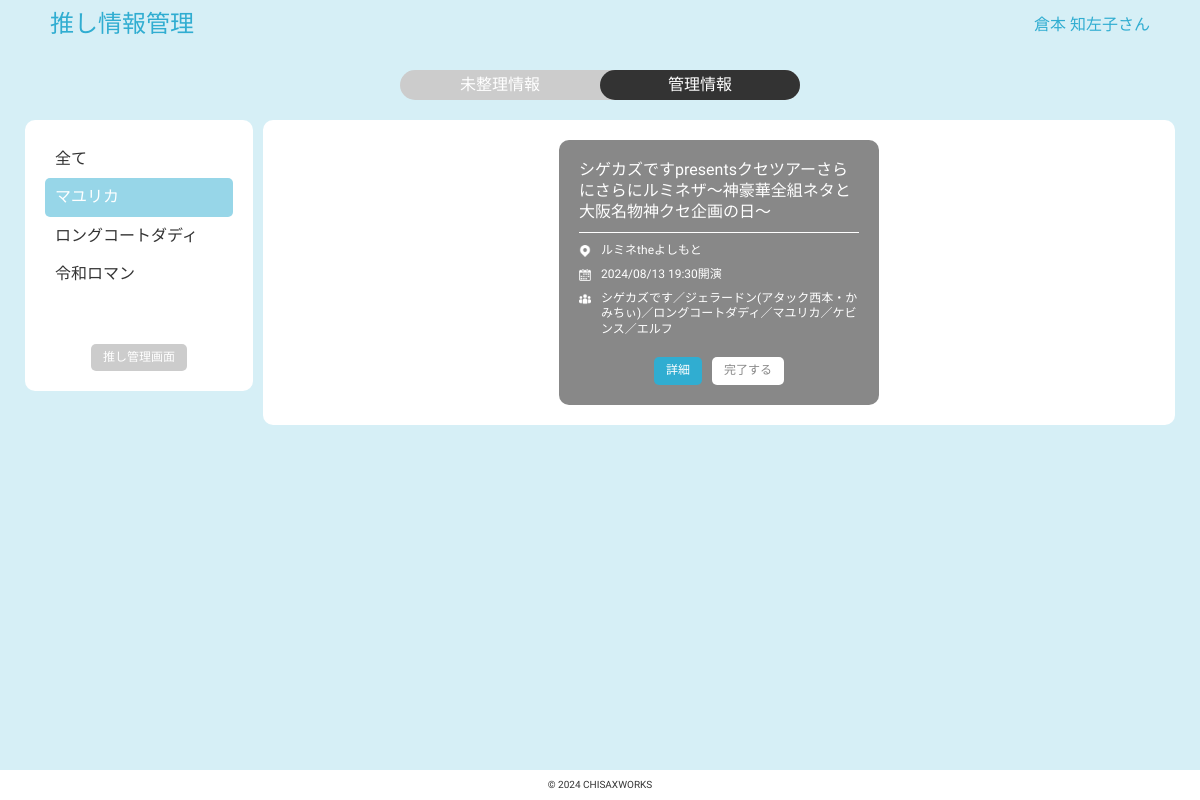
Page /main_mg.php?entid=2 (signed in) on the committed database.
### tables this page shows
CREATE TABLE `favorite` (
  `ent_id` int(12) NOT NULL,
  `ent_name` varchar(255) NOT NULL,
  `ent_type` varchar(30) NOT NULL,
  `user_id` int(12) NOT NULL,
  `createdDate` datetime NOT NULL,
  `modifiedDate` datetime NOT NULL
);

CREATE TABLE `event` (
  `event_id` int(12) NOT NULL,
  `event_name` varchar(255) NOT NULL,
  `venue_id` int(12) NOT NULL,
  `event_startDate` date NOT NULL,
  `event_startTime` time NOT NULL,
  `event_openTime` time NOT NULL,
  `event_members` varchar(500) NOT NULL,
  `event_source` varchar(30) NOT NULL,
  `isActive` int(1) NOT NULL DEFAULT '1',
  `createdDate` datetime NOT NULL,
  `modifiedDate` datetime NOT NULL
);

CREATE TABLE `venue` (
  `venue_id` int(12) NOT NULL,
  `venue_name` varchar(255) NOT NULL,
  `venue_pref` varchar(4) NOT NULL,
  `createdDate` datetime NOT NULL,
  `modifiedDate` datetime NOT NULL
);

### main_mg.php (called while the page is built, shortened)
<?php
require_once('funcs.php');
?>
<?php include("head.php");?>
<?php include("managed.php");?>

### funcs.php (called while the page is built, shortened)
<?php
function h($str){
    return htmlspecialchars($str, ENT_QUOTES, 'UTF-8');
}
?>

### managed.php (the view, shortened to what this page needs)
<?php
$pdo = db_conn();
$ent_id = $_GET['entid'];
$userid = $_SESSION["userid"];
$stmt1 = $pdo->prepare("SELECT ent_id, ent_name FROM favorite WHERE user_id = $userid");
$status1 = $stmt1->execute();
if ($status1==false) {
    sql_error($stmt1);
}else{
    while( $f_result = $stmt1->fetch(PDO::FETCH_ASSOC)){
        if($f_result['ent_id'] == $ent_id){
            $favli .= '<a class="favli_link active_fav" href="main_mg.php?entid=' . h($f_result['ent_id']) . '"><li>' . h($f_result['ent_name']) . '</li></a>';
        }else{
            $favli .= '<a class="favli_link" href="main_mg.php?entid=' . h($f_result['ent_id']) . '"><li>' . h($f_result['ent_name']) . '</li></a>';
        }
    }
    if($ent_id == 0){
        $favall = '<a class="favli_link active_fav" href="main_mg.php"><li>全て</li></a>';
        $ed_close = '<a href="main_mg.php" class="ed_close_btn">×</a>';
    }else{
        $favall = '<a class="favli_link" href="main_mg.php"><li>全て</li></a>';
    }
}
$stmt2 = $pdo->prepare("SELECT ent_name FROM favorite WHERE ent_id = :ent_id");
$stmt2->bindValue(':ent_id', $ent_id, PDO::PARAM_INT);
$status2 = $stmt2->execute();
if($status2 === false){
    sql_error($stmt2);
} else {
    $m_val = $stmt2->fetch();
}
$ent_name = '%'. h($m_val['ent_name']) .'%';
$stmt3 = $pdo->prepare("SELECT em_id, event.event_id as event_id, event_name, DATE_FORMAT(event_startDate, '%Y/%m/%d') as event_startDate,
                            DATE_FORMAT(event_startTime, '%H:%i') as event_startTime,
                            DATE_FORMAT(event_openTime,'%H:%i') as event_openTime, event_members, venue_name, venue_pref
                        FROM event
                        JOIN venue on event.venue_id = venue.venue_id
                        JOIN event_mg_tbl ON event.event_id = event_mg_tbl.event_id
                        WHERE event_members LIKE :ent_name AND undermg_flg = 1 AND user_id = $userid AND event_startDate >= CURDATE()
                        ORDER BY event_startDate");
$stmt3->bindValue(':ent_name', $ent_name, PDO::PARAM_STR);
$status3 = $stmt3->execute();
$item="";
if ($status3==false) {
    sql_error($stmt3);
}else{
    while( $m_result = $stmt3->fetch(PDO::FETCH_ASSOC)){
        $item .= '<div class="item">';
        $item .= '<div class="item_sub"><p class="ename">' . h($m_result['event_name']) . '</p>';
        $item .= '<p><img src="img/venue.png" alt="会場">' . h($m_result['venue_name']) . '</p>';
        $item .= '<p><img src="img/date.png" alt="公演日時">' . h($m_result['event_startDate']) .' '. h($m_result['event_startTime']) . '開演</p>';
        $item .= '<p><img src="img/entertainer.png" alt="出演者">' . h($m_result['event_members']) . '</p></div>';
        if($ent_id){
            $item .= '<div class="mg_btn_wrap"><a class="mgact_btn ed_btn" href="main_mg.php?edid=' . h($m_result['event_id']) . '&entid=' . $ent_id . '">詳細</a>';
        }else{
            $item .= '<div class="mg_btn_wrap"><a class="mgact_btn ed_btn" href="main_mg.php?edid=' . h($m_result['event_id']) . '">詳細</a>';
        }
        $item .= '<a class="mgact_btn exit_mg" href="exit_mg.php?id=' . h($m_result['em_id']) . '">完了する</a></div></div>';
    }
}
?>
<div class="tab_wrap">
    <a href="main_un.php" class="tab_item">未整理情報</a>
    <a href="main_mg.php" class="tab_item active_tab">管理情報</a>
</div>
<div class="main_area">
    <div class="filter_area">
        <ul class="filter_favlist">
            <?= $favall ?>
            <?= $favli ?>
        </ul>
        <div class="mg_btn_wrap">
            <a href="favorite.php" class="mgsub_btn">推し管理画面</a>
        </div>
    </div>
    <div class="data_area">
        <?= $item ?>
    </div>
</div>

### css/style.css (style rules this page uses)
body { font-family: "Kiwi Maru", "Noto Sans JP", "Hiragino Kaku Gothic ProN", "Arial", "Yu Gothic", "Meiryo", sans-serif; background-color: #d6eff6; color: #333333; overflow-y: scroll; }
footer { background-color: #ffffff; height: 30px; display: flex; justify-content: center; align-items: center; }
.data_area { font-size: 12px; font-weight: 400; }
.ename,.filter_area { font-size: 16px; font-weight: 400; }
footer { font-size: 10px; font-weight: 400; }
.mgact_btn, .mgsub_btn { padding: 7px 12px; font-size: 12px; border-radius: 5px; }
.mgact_btn { background-color: #ffffff; color: #888888; }
.mgsub_btn { background-color: #cccccc; color: #ffffff; }
.ed_btn { background-color: #30add1; color: #ffffff; }
.mg_btn_wrap { display: flex; column-gap: 10px; justify-content: center; }
.main_area { display: flex; column-gap: 10px; }
.filter_area { width: 20%; padding: 20px; background-color: #ffffff; border-radius: 10px; height: fit-content; }
.data_area { padding: 20px; background-color: #ffffff; border-radius: 10px; display: flex; gap: 20px; justify-content: center; flex-wrap: wrap; height: fit-content; }
.tab_wrap { color: #ffffff; background-color: #cccccc; margin: 20px auto; border-radius: 15px; display: flex; width: fit-content; }
.tab_item { border-radius: 15px; width: 200px; height: 30px; line-height: 30px; text-align: center; }
.active_tab { background-color: #333333; }
.filter_area .mgsub_btn { margin-top: 50px; }
.filter_favlist { display: flex; flex-direction: column; }
.favli_link { padding: 10px; border-radius: 5px; }
.active_fav { background-color: #97d6e8; color: #ffffff; }
.item { color: #ffffff; background-color: #888888; border-radius: 10px; padding: 20px; width: 320px; display: flex; flex-direction: column; justify-content: space-between; row-gap: 20px; }
.item_sub { display: flex; flex-direction: column; row-gap: 8px; line-height: 1.3; }
.ename { border-bottom: 1px solid #ffffff; padding-bottom: 10px; margin-bottom: 2px; }
.item p { display: flex; align-items: flex-start; }
.item img { width: 12px; margin-right: 10px; padding-top: 2px; }

### rows in the picture
favorite: ent_name "マユリカ"
favorite: ent_name "ロングコートダディ"
favorite: ent_name "令和ロマン"
event: event_name "シゲカズですpresentsクセツアーさらにさらにルミネザ～神豪華全組ネタと大阪名物神クセ企画の日～", venue.venue_name "ルミネtheよしもと", event_startDate "2024/08/13", event_startTime "19:30", event_members "シゲカズです／ジェラードン(アタック西本・かみちぃ)／ロングコートダディ／マユリカ／ケビンス／エルフ"

### other values in the picture
$_SESSION["username"] "倉本 知左子"
